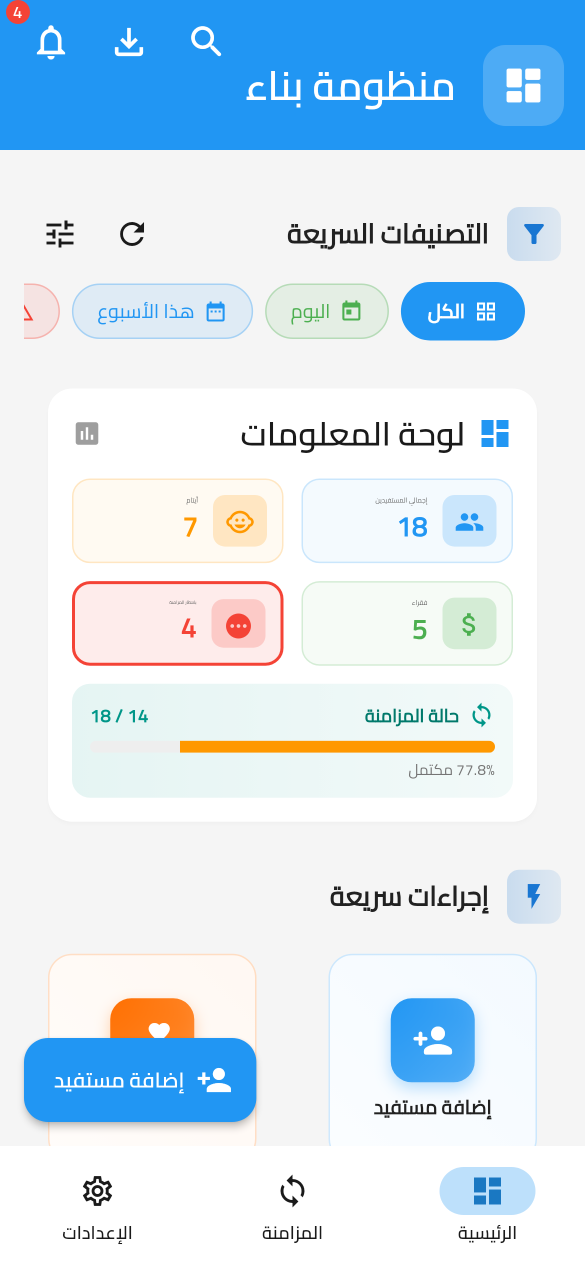
#> input picture docs/screenshots/01_dashboard.png, 1170 x 2532 px (shown at 1/2 size); its folder holds 4 pictures in this run
$ python postprocess.py
#> lines starting #> are read from the running program, lines starting #| are printed output that depends on the picture; after the words box and inside, x2 and y2 are one past the last pixel; in counts of white or black regions, pixels touching at a corner belong together
#!/usr/bin/env python3
"""Optimise the rendered screenshots and build docs/screenshots/overview.png.

Run after the screenshot test (needs Pillow: pip install pillow):
    python3 test/screenshots/postprocess.py
"""
from pathlib import Path

from PIL import Image, ImageDraw

OUT = Path(__file__).resolve().parents[2] / "docs" / "screenshots"
OVERVIEW = ["01_dashboard", "02_dashboard_insights", "03_beneficiaries", "05_activity_log"]
MAX_BYTES = 400 * 1024
SHOT_HEIGHT = 960
GAP = 40
BACKGROUND = (241, 245, 251)
RADIUS = 36


def optimise(path: Path) -> None:
    img = Image.open(path).convert("RGB")
#> img is the input picture: PIL image 1170x2532 RGB; mean R, G, B 210.5, 228.1, 241
#> pass 2 of the loop `for png in sorted(OUT.glob("0*.png")):`:
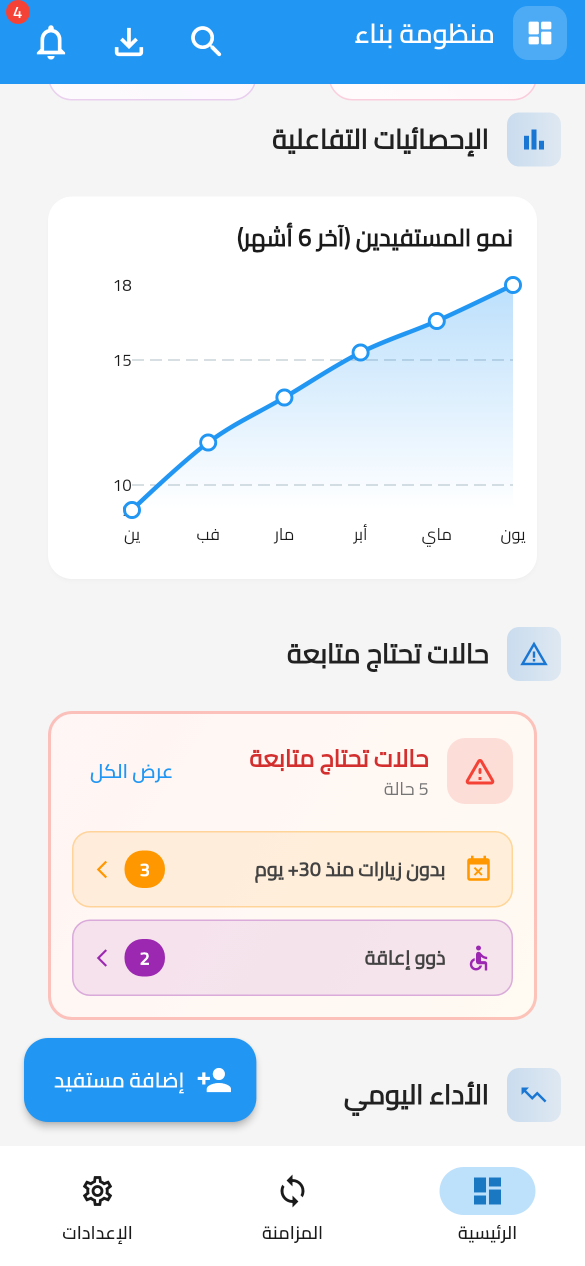
#> input picture docs/screenshots/02_dashboard_insights.png, 1170 x 2532 px (shown at 1/2 size)
#> in optimise, img is the input picture: PIL image 1170x2532 RGB; mean R, G, B 225.1, 233.2, 241.7
#> pass 3 of the loop `for png in sorted(OUT.glob("0*.png")):`:
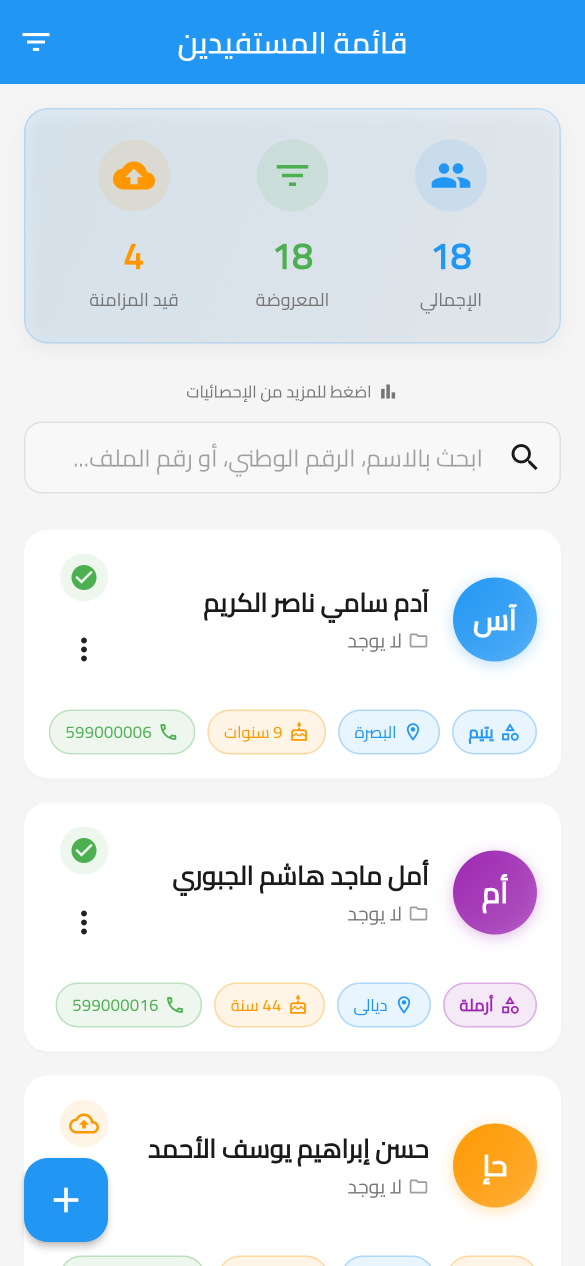
#> input picture docs/screenshots/03_beneficiaries.png, 1170 x 2532 px (shown at 1/2 size)
#> in optimise, img is the input picture: PIL image 1170x2532 RGB; mean R, G, B 223.3, 233.1, 240.8
#> the loop made 4 passes; the first 3 are shown
    img.save(path, optimize=True)
    if path.stat().st_size > MAX_BYTES:
        w, h = img.size
        img = img.resize((780, round(h * 780 / w)), Image.LANCZOS)
        img.save(path, optimize=True)


def rounded(img: Image.Image, radius: int) -> Image.Image:
    mask = Image.new("L", img.size, 0)
    ImageDraw.Draw(mask).rounded_rectangle((0, 0, *img.size), radius, fill=255)
    out = Image.new("RGBA", img.size)
    out.paste(img, (0, 0), mask)
    return out


def overview() -> None:
    shots = []
#> shots = []
    for name in OVERVIEW:
        img = Image.open(OUT / f"{name}.png").convert("RGB")
        w, h = img.size
#> w = 1170; h = 2532
        img = img.resize((round(w * SHOT_HEIGHT / h), SHOT_HEIGHT), Image.LANCZOS)
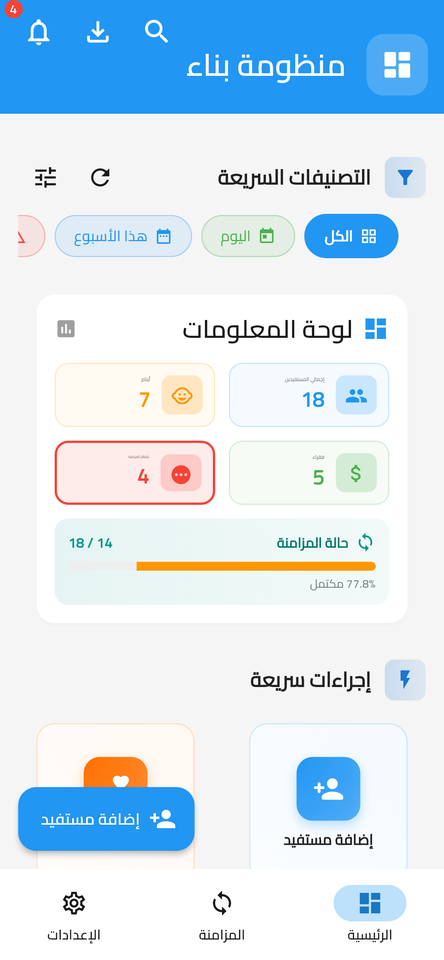
#> img: PIL image 444x960 RGB; mean R, G, B 210.4, 228, 241
        shots.append(rounded(img, RADIUS))
#> in rounded, `mask = Image.new("L", img.size, 0)`: mask: PIL image 444x960 L; every value is 0
#> in rounded, `ImageDraw.Draw(mask).rounded_rectangle((0, 0, *img.size), radius, fill..`:
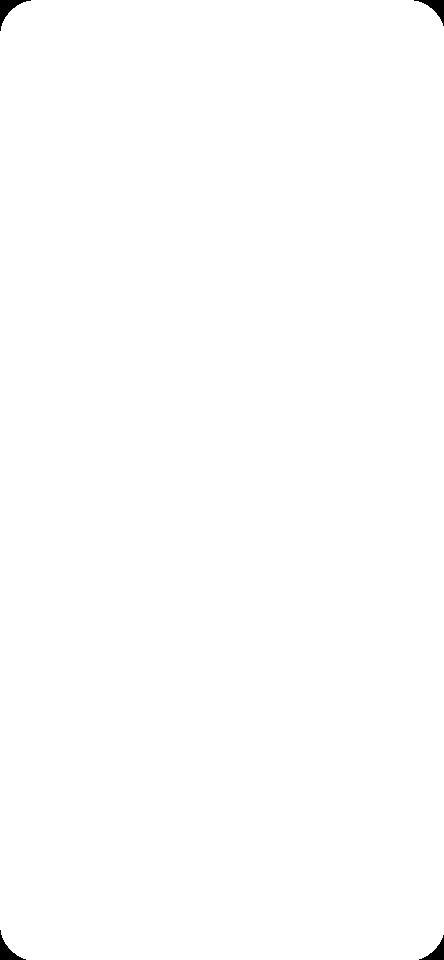
#> mask: PIL image 444x960 L; 99.8% white; 4 black regions, box (x1, y1, x2, y2) and area: (0, 0, 31, 31) 287, (414, 0, 444, 26) 256, (0, 930, 26, 960) 256, (419, 935, 444, 960) 226
#> in rounded, `out = Image.new("RGBA", img.size)`: out: PIL image 444x960 RGBA; every value is 0
#> pass 2 of the loop in overview, `for name in OVERVIEW:`:
#> in overview, `img = img.resize((round(w * SHOT_HEIGHT / h), SHOT_HEIGHT), Image.LANC..`:
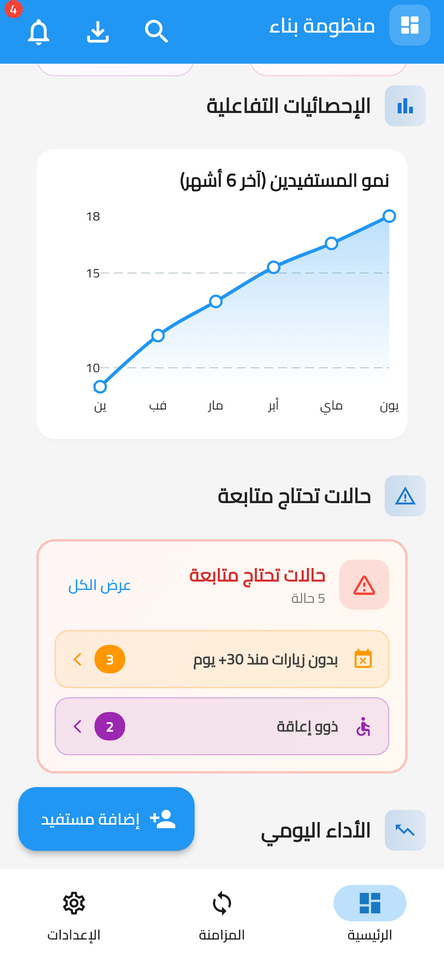
#> img: PIL image 444x960 RGB; mean R, G, B 225, 233.1, 241.6
#> pass 3 of the loop in overview, `for name in OVERVIEW:`:
#> in overview, `img = img.resize((round(w * SHOT_HEIGHT / h), SHOT_HEIGHT), Image.LANC..`:
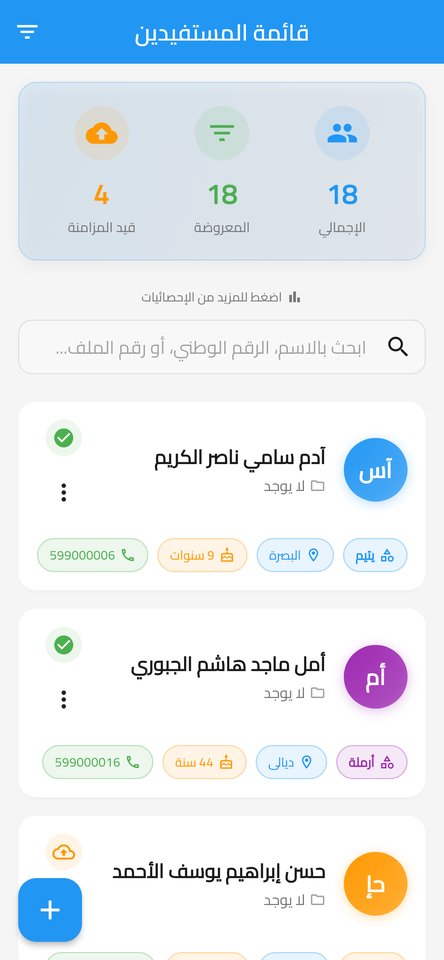
#> img: PIL image 444x960 RGB; mean R, G, B 223.2, 233, 240.8
#> the loop made 4 passes; the first 3 are shown
    width = sum(s.width for s in shots) + GAP * (len(shots) + 1)
    assert width <= 2000, width
    canvas = Image.new("RGBA", (width, SHOT_HEIGHT + 2 * GAP), BACKGROUND + (255,))
    draw = ImageDraw.Draw(canvas)
    x = GAP
    for s in shots:
        # thin outline so white app bars don't dissolve into the background
        draw.rounded_rectangle(
            (x - 2, GAP - 2, x + s.width + 1, GAP + s.height + 1),
            RADIUS + 2, fill=(214, 222, 235))
        canvas.alpha_composite(s, (x, GAP))
        x += s.width + GAP
    canvas.convert("RGB").save(OUT / "overview.png", optimize=True)


if __name__ == "__main__":
    for png in sorted(OUT.glob("0*.png")):
        optimise(png)
#> (the run stopped early here; a loop or call above may not have finished)
